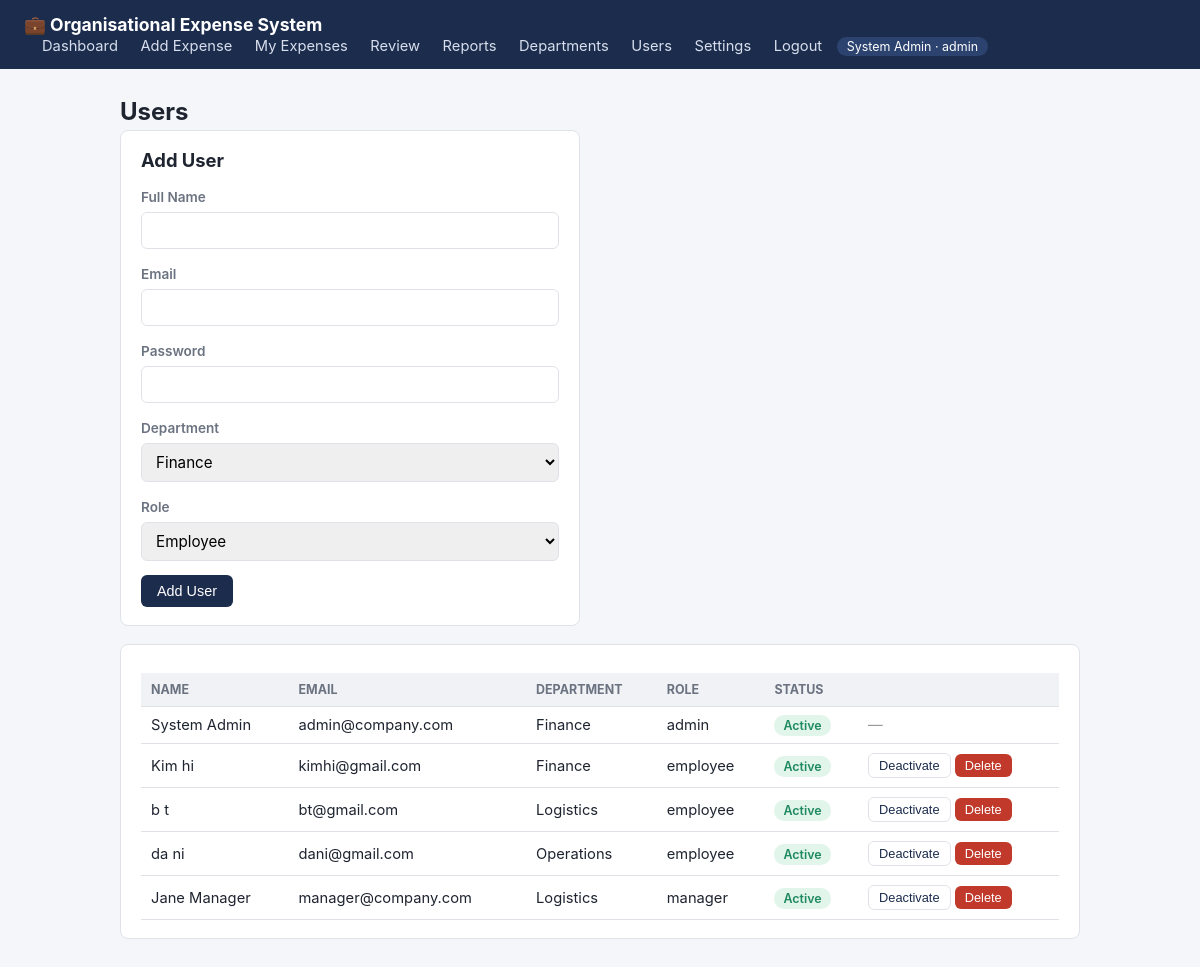
Page /admin/users (signed in) on the committed database.
### tables this page shows
CREATE TABLE users (
            user_id INTEGER PRIMARY KEY AUTOINCREMENT,
            name TEXT NOT NULL,
            email TEXT UNIQUE NOT NULL,
            password TEXT NOT NULL,
            department TEXT,
            role TEXT NOT NULL CHECK (role IN ('employee', 'manager', 'admin'))
        , is_active INTEGER NOT NULL DEFAULT 1);

### app.py (the view, shortened to what this page needs)
@app.route("/admin/users", methods=["GET", "POST"])
@login_required("admin")
def manage_users():
    conn = get_connection()
    users = conn.execute("SELECT * FROM users ORDER BY role, name").fetchall()
    departments = conn.execute("SELECT department_name FROM departments ORDER BY department_name").fetchall()
    conn.close()
    return render_template("manage_users.html", users=users, departments=departments)

### app.py (called while the page is built)
def current_user():
    if "user_id" not in session:
        return None
    return {
        "user_id": session["user_id"],
        "name": session["name"],
        "role": session["role"],
        "department": session["department"],
    }

@app.context_processor
def inject_user():
    return {"current_user": current_user()}

### database.py (called while the page is built)
def get_connection():
    conn = sqlite3.connect(DB_PATH)
    conn.row_factory = sqlite3.Row
    conn.execute("PRAGMA foreign_keys = ON")
    return conn

### templates/manage_users.html (shortened to what this page needs)
{% extends "base.html" %}
{% block content %}
<h1>Users</h1>
<div class="card" style="max-width:460px;">
  <h2 style="margin-top:0;">Add User</h2>
  <form method="POST">
    <label>Full Name</label>
    <input type="text" name="name" required>
    <label>Email</label>
    <input type="email" name="email" required>
    <label>Password</label>
    <input type="password" name="password" required>
    <label>Department</label>
    <select name="department" required>
      {% for d in departments %}
        <option value="{{ d.department_name }}">{{ d.department_name }}</option>
      {% endfor %}
    </select>
    <label>Role</label>
    <select name="role" required>
      <option value="employee">Employee</option>
    </select>
    <button class="btn" type="submit">Add User</button>
  </form>
</div>
<div class="card">
  <table>
    <tr><th>Name</th><th>Email</th><th>Department</th><th>Role</th><th>Status</th><th></th></tr>
    {% for u in users %}
    <tr>
      <td>{{ u.name }}</td>
      <td>{{ u.email }}</td>
      <td>{{ u.department }}</td>
      <td>{{ u.role }}</td>
      <td>
        {% if u.is_active %}
          <span class="badge Approved">Active</span>
        {% else %}
          <span class="badge Rejected">Deactivated</span>
        {% endif %}
      </td>
      <td>
        {% if current_user and u.user_id != current_user.user_id %}
        <form method="POST" action="{{ url_for('admin_toggle_active', user_id=u.user_id) }}" style="display:inline;">
          <button class="btn small secondary" type="submit">
            {{ "Reactivate" if not u.is_active else "Deactivate" }}
          </button>
        </form>
        <form method="POST" action="{{ url_for('delete_user', user_id=u.user_id) }}"
              onsubmit="return confirm('Delete {{ u.name }}? This cannot be undone.');" style="display:inline;">
          <button class="btn small red" type="submit">Delete</button>
        </form>
        {% else %}
        <span style="color:#999;">—</span>
        {% endif %}
      </td>
    </tr>
    {% endfor %}
  </table>
</div>
{% endblock %}

### templates/base.html (shortened to what this page needs)
<!DOCTYPE html>
<html lang="en">
<head>
</head>
<body>
<header>
  <div class="brand">💼 Organisational Expense System</div>
  <nav>
    {% if current_user %}
      <a href="{{ url_for('dashboard') }}">Dashboard</a>
      <a href="{{ url_for('new_expense') }}">Add Expense</a>
      <a href="{{ url_for('my_expenses') }}">My Expenses</a>
      {% if current_user.role in ('manager', 'admin') %}
        <a href="{{ url_for('review_expenses') }}">Review</a>
      {% endif %}
      {% if current_user.role == 'admin' %}
        <a href="{{ url_for('reports') }}">Reports</a>
        <a href="{{ url_for('manage_departments') }}">Departments</a>
        <a href="{{ url_for('manage_users') }}">Users</a>
        <a href="{{ url_for('manage_settings') }}">Settings</a>
      {% endif %}
      <a href="{{ url_for('logout') }}">Logout</a>
      <span class="role-badge">{{ current_user.name }} · {{ current_user.role }}</span>
    {% endif %}
  </nav>
</header>
<main>
  {% block content %}{% endblock %}
</main>
</body>
</html>

### templates/base.html (style rules this page uses)
:root { --navy: #1c2c4c; --navy-light: #2c4370; --green: #1f8a5f; --red: #c0392b; --amber: #b8860b; --bg: #f4f6f9; --border: #dfe3e8; --text: #1e2430; --muted: #6b7280; }
* { box-sizing: border-box; }
body { margin: 0; font-family: -apple-system, BlinkMacSystemFont, "Segoe UI", Roboto, Arial, sans-serif; background: var(--bg); color: var(--text); }
header { background: var(--navy); color: white; padding: 14px 24px; display: flex; justify-content: space-between; align-items: center; flex-wrap: wrap; }
header .brand { font-weight: 700; font-size: 1.1rem; }
nav a { color: #d7deed; text-decoration: none; margin-left: 18px; font-size: 0.92rem; }
.role-badge { background: var(--navy-light); border-radius: 12px; padding: 2px 10px; font-size: 0.78rem; margin-left: 10px; }
main { max-width: 1000px; margin: 28px auto; padding: 0 20px; }
h1 { font-size: 1.5rem; margin-bottom: 4px; }
h2 { font-size: 1.15rem; margin-top: 28px; }
.card { background: white; border: 1px solid var(--border); border-radius: 8px; padding: 18px 20px; margin-bottom: 18px; }
table { width: 100%; border-collapse: collapse; margin-top: 10px; }
th, td { text-align: left; padding: 9px 10px; border-bottom: 1px solid var(--border); font-size: 0.92rem; }
th { background: #f0f2f5; font-size: 0.78rem; text-transform: uppercase; color: var(--muted); }
.badge { padding: 3px 9px; border-radius: 10px; font-size: 0.78rem; font-weight: 600; }
.badge.Approved { background: #e2f5ea; color: var(--green); }
.btn { display: inline-block; background: var(--navy); color: white; border: none; padding: 8px 16px; border-radius: 6px; cursor: pointer; font-size: 0.9rem; text-decoration: none; }
.btn.red { background: var(--red); }
.btn.small { padding: 4px 10px; font-size: 0.8rem; }
.btn.secondary { background: white; color: var(--navy); border: 1px solid var(--border); }
input, select, textarea { width: 100%; padding: 8px 10px; margin: 6px 0 14px; border: 1px solid var(--border); border-radius: 6px; font-size: 0.95rem; font-family: inherit; }
label { font-size: 0.85rem; color: var(--muted); font-weight: 600; }

### rows in the picture
users: name "System Admin", role "admin", email "admin@company.com", department "Finance", is_active "Active"
users: name "Kim hi", email "kimhi@gmail.com", department "Finance", role "employee", shows "Active", is_active "Deactivate"
users: name "b t", email "bt@gmail.com", department "Logistics", role "employee", shows "Active", is_active "Deactivate"
users: name "da ni", email "dani@gmail.com", department "Operations", role "employee", shows "Active", is_active "Deactivate"
users: name "Jane Manager", email "manager@company.com", department "Logistics", role "manager", shows "Active", is_active "Deactivate"

### other values in the picture
form field department "Finance"
